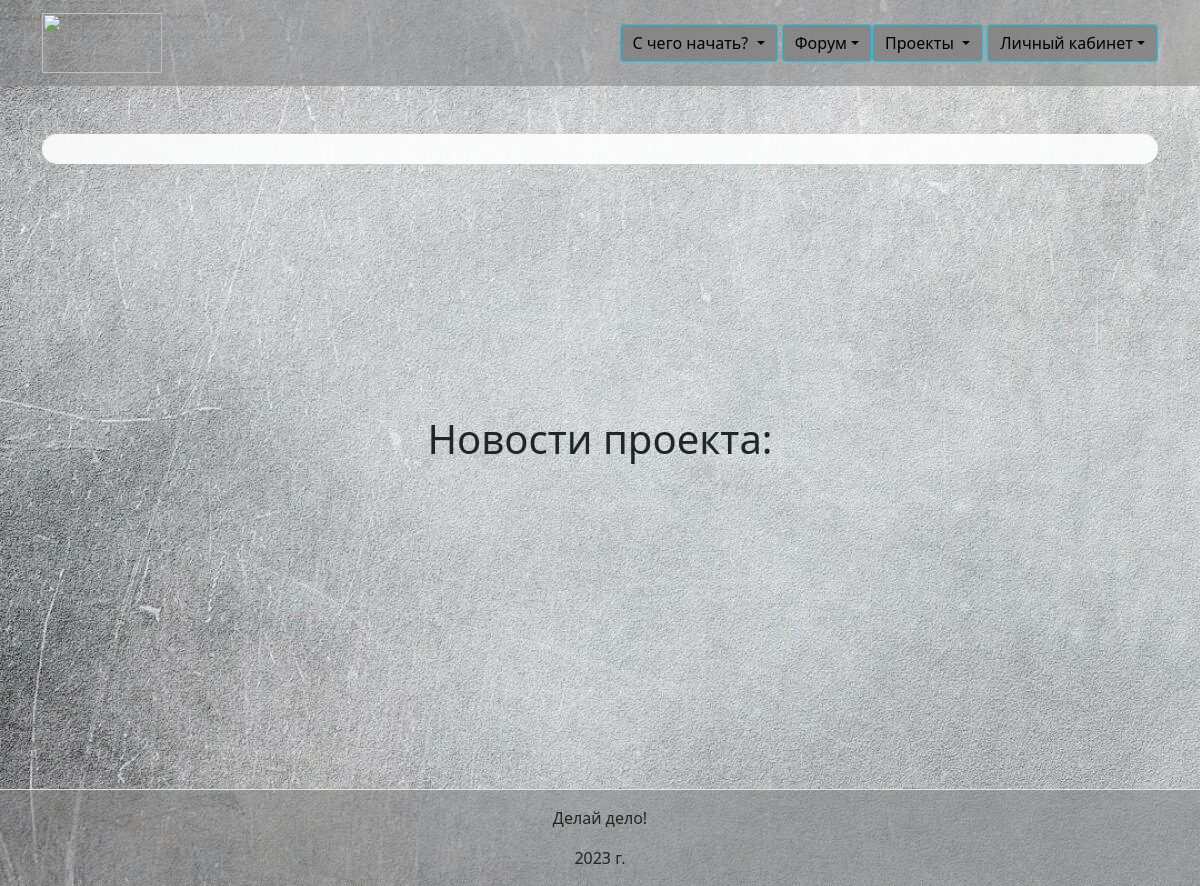
The app's page /news, older data.
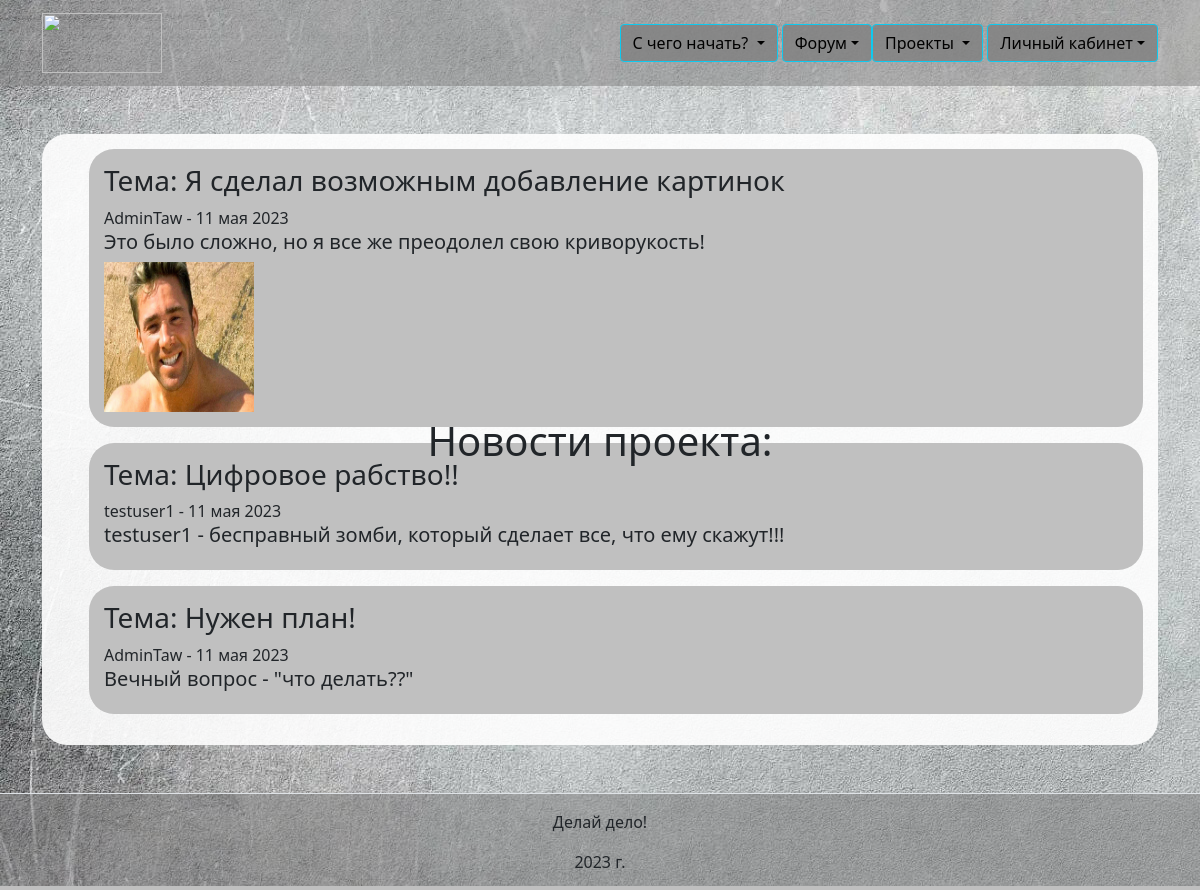
The same page, newer data.
### infoposts/models.py (models this page shows)
class NewsModel(models.Model):
    author = models.ForeignKey(
        User,
        on_delete=models.CASCADE,
        related_name='news',
        verbose_name='Автор',
    )
    title_news = models.TextField(
        blank=True,
        verbose_name='Заголовок новости',
    )
    text = models.TextField(
        blank=True,
        verbose_name='Текст новости',
    )
    pub_date = models.DateTimeField(
        auto_now=True,
        verbose_name='Дата публикации',
    )
    image = models.ImageField(
        blank=True,
        verbose_name='Изображение в новости',
        upload_to='infoposts',
    )
    class Meta:
        verbose_name = 'News'

### infoposts/views.py (the view)
# urls.py: path('news', views.news_project, name='news')
def news_project(request):
    templates = 'infoposts/news-project.html'
    data_root = {
        'title': 'delaYdelo',
        'news': NewsModel.objects.all()
    }
    return render(request, template_name=templates, context=data_root)

### templates/infoposts/news-project.html (shortened to what this page needs)
{% extends "base.html" %}
{% load static %}
{% load thumbnail %}
{% block content %}
<div class="container py-5">
          <div class="content-info">
  <div class="tablo">
    <h1>Новости проекта:</h1>
  </div>
    {% for new in news %}
    <ul>
      <div class="content-info-news">
        <il>
          <h3>Тема: {{  new.title_news  }}</h3>
          {{ new.author }} - {{  new.pub_date|date:"d E Y"  }}
        </il>
          <h5>
          {{  new.text  }}
          </h5>
        {% thumbnail new.image "300x300" crop="center" upscale=True as im %}
          <img  src="{{ im.url }}" width="150" height="150">
        {% endthumbnail %}
      </div>
    </ul>
    {% endfor %}
     </div>
      </div>
{% endblock content %}

### templates/base.html (shortened to what this page needs)
<!DOCTYPE html>
{% load static %}
{% load thumbnail %}
<html lang="ru">
<head>
    <link rel="stylesheet" href="https://stackpath.bootstrapcdn.com/bootstrap/5.0.0-alpha1/css/bootstrap.min.css">
</head>
<body>
<div class="bck">
  <header>
      {% include "infoposts/includes/header.html" %}
  </header>
  <div id="document">
  <main>
      {% block content %}{% endblock %}
  </main>
  <footer>
      {% include "infoposts/includes/footer.html" %}
  </footer>
  </div>
</div>
</body>
</html>

### templates/infoposts/includes/header.html (shortened to what this page needs)
{% load static %}
<nav class="navbar navbar-light" style="background-color: rgba(128, 128, 128, 0.5);">
    <div class="container">
      <a class="navbar-brand" href="{% url 'infoposts:main' %}">
          <img src="{% static 'img/link_main.png' %}" width="120" height="60"
               class="d-inline-block align-top" alt="">
      </a>
        <ul class="nav justify-content-end">
        <div class="dropdown">
            <button class="btn btn-info dropdown-toggle" data-toggle="dropdown" style="background-color: rgba(128, 128, 128, 0.8);">С чего начать? </button>
                <button class="btn btn-info dropdown-toggle" data-toggle="dropdown" style="background-color: rgba(128, 128, 128, 0.8);">Форум</button>
        </div>
            <div class="dropdown">
                <button class="btn btn-info dropdown-toggle" data-toggle="dropdown" style="background-color: rgba(128, 128, 128, 0.8);">Проекты </button>
                <button class="btn btn-info dropdown-toggle" data-toggle="dropdown" style="background-color: rgba(128, 128, 128, 0.8);">Личный кабинет</button>
            </div>
        </ul>
    </div>
</nav>

### templates/infoposts/includes/footer.html (shortened to what this page needs)
<div class="border-top text-center py-3" style="background-color: rgba(128, 128, 128, 0.5);">
    <div class="container">
        <span>Делай дело!</span>
         г.
    </div>
</div>

### templates/base.html (style rules this page uses)
#document { height: 100vh; display: flex; flex-direction: column; }
main { flex: auto; }
footer { flex-shrink: 0; }
.tablo { margin: 0; position: absolute; top: 50%; left: 50%; margin-right: -50%; transform: translate(-50%, -50%) }
.content-info { overflow-wrap: break-word; background: rgba(255, 255, 255, 0.9); border-radius: 25px; padding: 15px; }
.content-info-news { overflow-wrap: break-word; background: #C0C0C0; border-radius: 25px; padding: 15px; }
.bck { background-image: url('static/img/bck.jpeg'); }
a:link { color: rgba(255, 255, 255, 0.9); }

Row changes from the older to the newer data that the page shows:
added NewsModel: title_news "Я сделал возможным добавление картинок", author "AdminTaw", pub_date "11 мая 2023", text "Это было сложно, но я все же преодолел свою криворукость!"
added NewsModel: title_news "Цифровое рабство!!", author "testuser1", pub_date "11 мая 2023", text "testuser1 - бесправный зомби, который сделает все, что ему скажут!!!"
added NewsModel: title_news "Нужен план!", author "AdminTaw", pub_date "11 мая 2023", text "Вечный вопрос - \"что делать??\""
